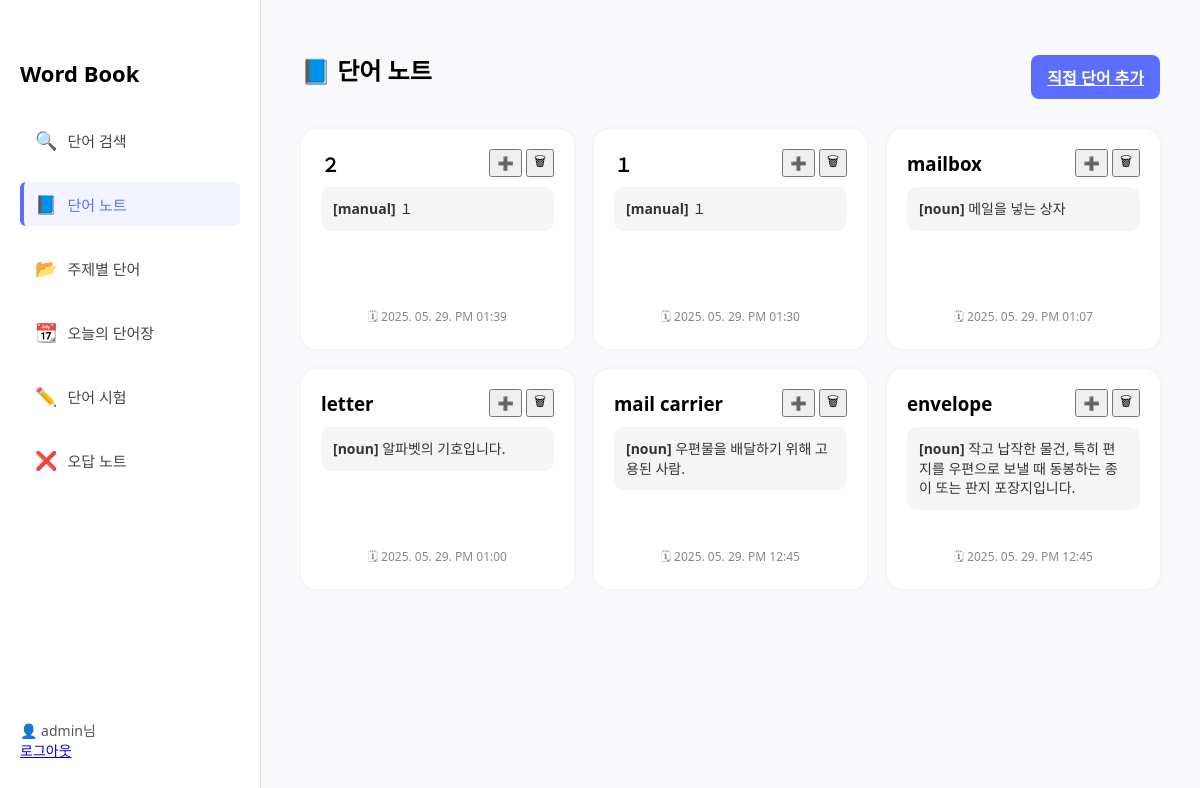
The page /list/wordbook/ (signed in) on the database its author committed.
### list/models.py (models this page shows, shortened)
class Word(models.Model):
    user = models.ForeignKey(User, on_delete=models.CASCADE)
    text = models.CharField(max_length=100)
    example = models.TextField(blank=True, null=True)
    pronunciation = models.CharField(max_length=100, blank=True, null=True)
    audio_url = models.URLField(blank=True, null=True)
    added_at = models.DateTimeField(auto_now_add=True)
    is_wrong = models.BooleanField(default=False)
    wrong_count = models.IntegerField(default=0)
    is_today = models.BooleanField(default=False)
    today_date = models.DateField(null=True, blank=True)
    audio_file = models.FileField(upload_to='tts/', blank=True, null=True)
    translated_example = models.TextField(blank=True, null=True)

class WordMeaning(models.Model):
    word = models.ForeignKey(Word, on_delete=models.CASCADE, related_name='meanings')
    part_of_speech = models.CharField(max_length=50)
    meaning = models.TextField()

### list/views.py (the view)
# urls.py: path('wordbook/', views.wordbook, name='wordbook'),
@login_required
def wordbook(request):
    words = Word.objects.filter(user=request.user).order_by('-added_at')  # ✅ 본인만
    return render(request, 'list/wordbook.html', {'words': words})

### list/context_processors.py (called while the page is built)
def categories_context(request):
    return {
        'categories': Category.objects.all()
    }

### list/templates/list/wordbook.html (shortened to what this page needs)
{% extends 'list/base.html' %}
{% load static %}
{% block content %}
<div style="display: flex; justify-content: space-between; align-items: center; margin-bottom: 20px;">
  <h2 style="margin: 0;">📘 단어 노트</h2>
  <a href="{% url 'manual_add_word' %}" class="add-button">직접 단어 추가</a>
</div>
{% if words %}
  <div class="card-grid">
    {% for word in words %}
      <div class="word-card">
        <div style="display: flex; justify-content: space-between; align-items: center;">
          <h3 style="margin: 0;">{{ word.text }}</h3>
          <div style="display: flex; gap: 4px;">
            <button type="button" class="detail-btn"
              onclick="showDetailModal(
                `{{ word.text }}`,
                `{% for m in word.meanings.all %}[{{ m.part_of_speech }}] {{ m.meaning }}{% if not forloop.last %}<br>{% endif %}{% endfor %}`,
                `{{ word.example|default_if_none:"" }}`,
                `{{ word.translated_example|default_if_none:"" }}`,
                `{{ word.pronunciation|default_if_none:"" }}`,
                `{{ word.audio_url|default_if_none:"" }}`
              )">
              ➕
            </button>
            <form action="{% url 'delete_word' word.id %}" method="post" onsubmit="return confirm('정말 삭제하시겠습니까?');">
              <button type="submit" class="delete-btn">🗑</button>
            </form>
          </div>
        </div>
        <div class="meaning-box short-meaning">
          {% with word.meanings.all|first as first_meaning %}
            {% if first_meaning %}
              <strong>[{{ first_meaning.part_of_speech }}]</strong> {{ first_meaning.meaning }}
            {% else %}
              -
            {% endif %}
          {% endwith %}
        </div>
        <div class="fill-space"></div>
        <div class="meta">🗓 {{ word.added_at|date:"Y. m. d. A h:i" }}</div>
      </div>
    {% endfor %}
  </div>
{% else %}
  <p>단어 노트가 비어 있습니다.</p>
{% endif %}
{% endblock %}

### list/templates/list/base.html (shortened to what this page needs)
{% load static %}
<!DOCTYPE html>
<html lang="ko">
<head>
    <link rel="stylesheet" href="{% static 'list/css/style.css' %}">
</head>
<body>
    <div class="sidebar">
        <div class="menu-group">
            <h2>Word Book</h2>
            <ul class="nav">
                <li class="{% if request.path == '/list/search/' %}active{% endif %}">
                    <a href="{% url 'search' %}">
                        <span class="icon">🔍</span>
                        <span class="label">단어 검색</span>
                    </a>
                </li>
                <li class="{% if request.path == '/list/wordbook/' %}active{% endif %}">
                    <a href="{% url 'wordbook' %}">
                        <span class="icon">📘</span>
                        <span class="label">단어 노트</span>
                    </a>
                </li>
{% with categories.first as first_category %}
  <li class="{% if '/topic/' in request.path %}active{% endif %}">
    {% if first_category %}
      <a href="{% url 'topic_words' first_category.name %}">
        <span class="icon">📂</span>
        <span class="label">주제별 단어</span>
      </a>
    {% else %}
      <a href="#" onclick="alert('등록된 카테고리가 없습니다.'); return false;" style="opacity: 0.5; cursor: not-allowed;">
        <span class="icon">📂</span>
        <span class="label">주제별 단어</span>
      </a>
    {% endif %}
  </li>
{% endwith %}
<li class="{% if request.path == '/list/wordbook/today/' %}active{% endif %}">
  <a href="{% url 'today_wordbook' %}">
    <span class="icon">📆</span>
    <span class="label">오늘의 단어장</span>
  </a>
</li>
<li class="{% if request.path|slice:":6" == '/quiz/' %}active{% endif %}">
  <a href="{% url 'quiz:quiz_mode_select' %}">
      <span class="icon">✏️</span>
      <span class="label">단어 시험</span>
  </a>
</li>
<li class="{% if request.path == '/quiz/wrong/' %}active{% endif %}">
  <a href="{% url 'quiz:wrong_note' %}">
      <span class="icon">❌</span>
      <span class="label">오답 노트</span>
  </a>
</li>
            </ul>
        </div>
<div class="logout">
  {% if user.is_authenticated %}
    👤 {{ user.username }}님<br>
    <a href="{% url 'logout' %}">로그아웃</a>
  {% else %}
    <a href="{% url 'home' %}">로그인 / 회원가입</a>
  {% endif %}
</div>
    </div>
    <div class="main">
        {% block content %}{% endblock %}
    </div>
</body>
</html>

### list/static/list/css/style.css (style rules this page uses)
body { margin: 0; font-family: 'Segoe UI', sans-serif; background-color: #f5f6fa; display: flex; height: 100vh; }
.sidebar { width: 220px; background-color: #fff; padding: 40px 20px; border-right: 1px solid #e0e0e0; display: flex; flex-direction: column; justify-content: space-between; }
.sidebar h2 { font-size: 22px; font-weight: bold; margin-bottom: 30px; }
.nav { list-style: none; padding: 0; margin: 0; }
.nav li { margin-bottom: 20px; }
.nav li a { text-decoration: none; display: flex; align-items: center; color: #444; padding: 10px 15px; border-radius: 6px; transition: all 0.2s; }
.nav li.active a { background-color: #f2f4ff; border-left: 4px solid #5c6eff; color: #5c6eff; padding-left: 11px; }
.nav li a .icon { font-size: 18px; margin-right: 10px; }
.nav li a .label { font-size: 15px; font-weight: 500; }
.logout { font-size: 14px; color: #555; margin-top: 30px; text-align: left; }
.main { flex: 1; padding: 40px; background-color: #f9f9fb; overflow-y: auto; }
.card-grid { display: grid; grid-template-columns: repeat(auto-fill, minmax(240px, 1fr)); gap: 20px; margin-top: 30px; }
.word-card { display: flex; flex-direction: column; justify-content: flex-start; padding: 20px; border-radius: 16px; background-color: #fff; box-shadow: 0 0 6px rgba(0, 0, 0, 0.05); min-height: 180px; height: auto; }
.meaning-box { background-color: #f5f5f5; border-radius: 10px; padding: 12px; font-size: 14px; color: #333; line-height: 1.4; word-wrap: break-word; overflow-wrap: break-word; white-space: normal; margin-top: 10px; margin-bottom: 10px; }
.meta { font-size: 12px; color: #888; text-align: center; margin-top: 10px; }
.fill-space { flex-grow: 1; }
.meta { margin-top: auto; font-size: 12px; color: #888; margin-top: 20px; }
.add-button { margin-top: 15px; padding: 10px 16px; background-color: #5c6eff; color: white; border: none; border-radius: 8px; font-weight: bold; cursor: pointer; transition: background 0.2s; }

### rows shown on the page
Word: text "２", added_at "2025. 05. 29. PM 01:39"
WordMeaning: part_of_speech "manual", meaning "１"
Word: text "１", added_at "2025. 05. 29. PM 01:30"
WordMeaning: part_of_speech "manual", meaning "１"
Word: text "mailbox", added_at "2025. 05. 29. PM 01:07"
WordMeaning: part_of_speech "noun", meaning "메일을 넣는 상자"
Word: text "letter", added_at "2025. 05. 29. PM 01:00"
WordMeaning: part_of_speech "noun", meaning "알파벳의 기호입니다."
Word: text "mail carrier", added_at "2025. 05. 29. PM 12:45"
WordMeaning: part_of_speech "noun", meaning "우편물을 배달하기 위해 고용된 사람."
Word: text "envelope", added_at "2025. 05. 29. PM 12:45"
WordMeaning: part_of_speech "noun", meaning "작고 납작한 물건, 특히 편지를 우편으로 보낼 때 동봉하는 종이 또는 판지 포장지입니다."

### other values the page prints
{{ user.username }} "admin"
